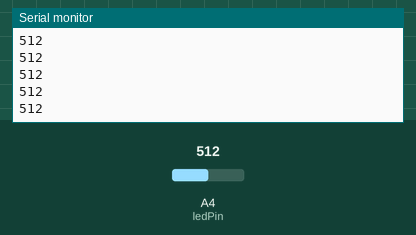
Recording of a sketch running on a simulated Arduino Uno, built with avr-gcc and run on an emulated ATmega328P. Shown: the last lines printed to the serial monitor. The inputs (shaded band) are chosen by the test bench; at power-on: A4 (ledPin) = 512.

Above: at 1.2 s.
1.3 s: A4 (ledPin) set to 716
At 1.31 s:
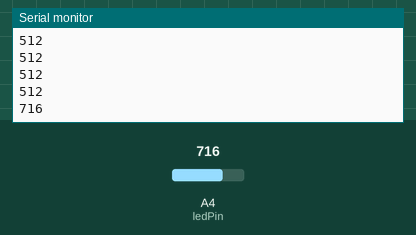
2.8 s: A4 (ledPin) set to 900
At 2.81 s:
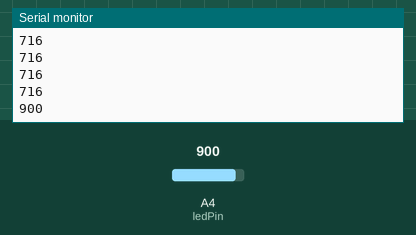
Timing chart, 0 to 5.8 s (numbered marks = the images above; inputs shaded):
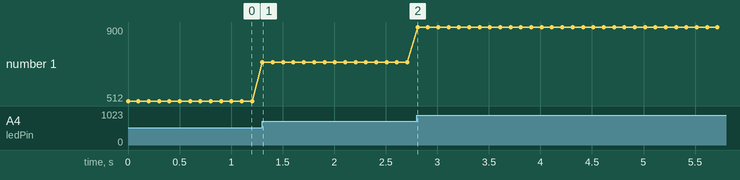

Measured:
- after the input at 1.3 s, the serial monitor: prints a new line at once (image 1)
- after the input at 2.8 s, the serial monitor: prints a new line at once (image 2)
- plotted number 1: 512 → 716 after the input at 1.3 s, 716 → 900 after the input at 2.8 s

The sketch:

sensor.ino
```cpp
#define ledPin 4

void setup()
{
  Serial.begin(9600);

  pinMode(ledPin, INPUT);
}
void loop()
{

  Serial.println(analogRead(ledPin));

  delay(100);
}
```
